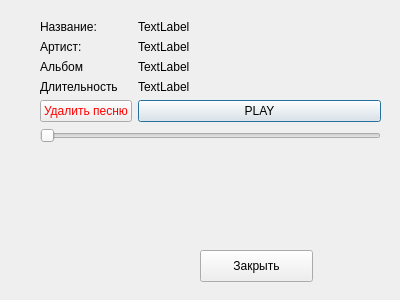
<?xml version="1.0" encoding="UTF-8"?>
<ui version="4.0">
 <class>Dialog</class>
 <widget class="QDialog" name="Dialog">
  <property name="geometry">
   <rect>
    <x>0</x>
    <y>0</y>
    <width>400</width>
    <height>300</height>
   </rect>
  </property>
  <property name="windowTitle">
   <string>Dialog</string>
  </property>
  <widget class="QWidget" name="formLayoutWidget">
   <property name="geometry">
    <rect>
     <x>40</x>
     <y>20</y>
     <width>341</width>
     <height>230</height>
    </rect>
   </property>
   <layout class="QFormLayout" name="formLayout">
    <item row="0" column="0">
     <widget class="QLabel" name="label">
      <property name="text">
       <string>Название:</string>
      </property>
     </widget>
    </item>
    <item row="0" column="1">
     <widget class="QLabel" name="name_label">
      <property name="autoFillBackground">
       <bool>false</bool>
      </property>
      <property name="text">
       <string>TextLabel</string>
      </property>
     </widget>
    </item>
    <item row="2" column="0">
     <widget class="QLabel" name="label_3">
      <property name="text">
       <string>Артист:</string>
      </property>
     </widget>
    </item>
    <item row="2" column="1">
     <widget class="QLabel" name="artist_label">
      <property name="autoFillBackground">
       <bool>false</bool>
      </property>
      <property name="text">
       <string>TextLabel</string>
      </property>
     </widget>
    </item>
    <item row="4" column="0">
     <widget class="QLabel" name="label_2">
      <property name="text">
       <string>Альбом</string>
      </property>
     </widget>
    </item>
    <item row="4" column="1">
     <widget class="QLabel" name="record_label">
      <property name="autoFillBackground">
       <bool>false</bool>
      </property>
      <property name="text">
       <string>TextLabel</string>
      </property>
     </widget>
    </item>
    <item row="5" column="0">
     <widget class="QLabel" name="label_4">
      <property name="text">
       <string>Длительность</string>
      </property>
     </widget>
    </item>
    <item row="5" column="1">
     <widget class="QLabel" name="duration_label">
      <property name="autoFillBackground">
       <bool>false</bool>
      </property>
      <property name="text">
       <string>TextLabel</string>
      </property>
     </widget>
    </item>
    <item row="6" column="1">
     <widget class="QPushButton" name="play_stop_button">
      <property name="text">
       <string>PLAY</string>
      </property>
     </widget>
    </item>
    <item row="7" column="0" colspan="2">
     <widget class="QSlider" name="song_slider">
      <property name="orientation">
       <enum>Qt::Horizontal</enum>
      </property>
      <property name="tickInterval">
       <number>1</number>
      </property>
     </widget>
    </item>
    <item row="6" column="0">
     <widget class="QPushButton" name="del_button">
      <property name="styleSheet">
       <string notr="true">color: rgb(255, 0, 0)</string>
      </property>
      <property name="text">
       <string>Удалить песню</string>
      </property>
     </widget>
    </item>
   </layout>
  </widget>
  <widget class="QPushButton" name="pushButton">
   <property name="geometry">
    <rect>
     <x>200</x>
     <y>250</y>
     <width>113</width>
     <height>32</height>
    </rect>
   </property>
   <property name="text">
    <string>Закрыть</string>
   </property>
  </widget>
 </widget>
 <resources/>
 <connections>
  <connection>
   <sender>pushButton</sender>
   <signal>clicked()</signal>
   <receiver>Dialog</receiver>
   <slot>close()</slot>
   <hints>
    <hint type="sourcelabel">
     <x>256</x>
     <y>265</y>
    </hint>
    <hint type="destinationlabel">
     <x>199</x>
     <y>149</y>
    </hint>
   </hints>
  </connection>
 </connections>
</ui>
